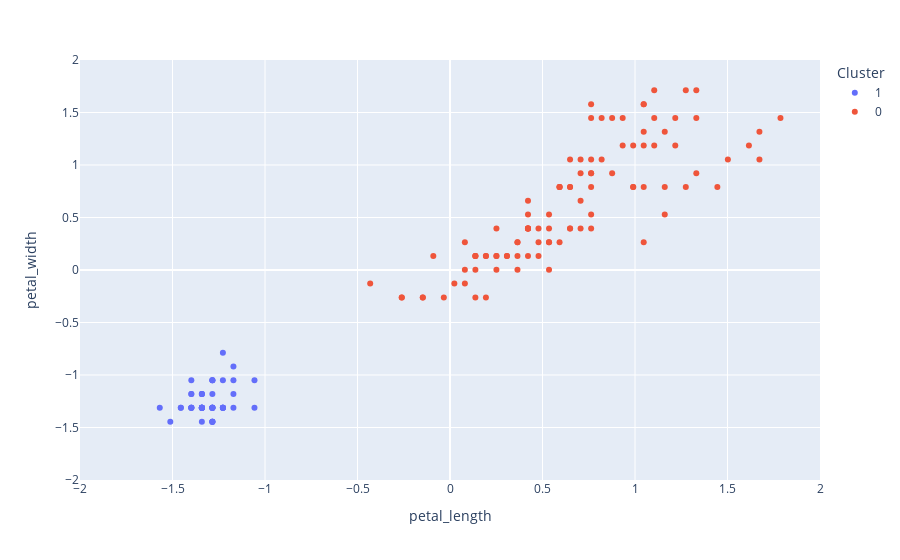

Notebook cell for this chart:
### Code cell
iris_petal_est["Cluster"] = iris_petal_est["Cluster"].astype("category")

fig = px.scatter(iris_petal_est, 
                 x = "petal_length", 
                 y = "petal_width", 
                 color = "Cluster"
                )
fig.update_xaxes(range=[-2, 2])
fig.update_yaxes(range=[-2, 2])

fig.show()
